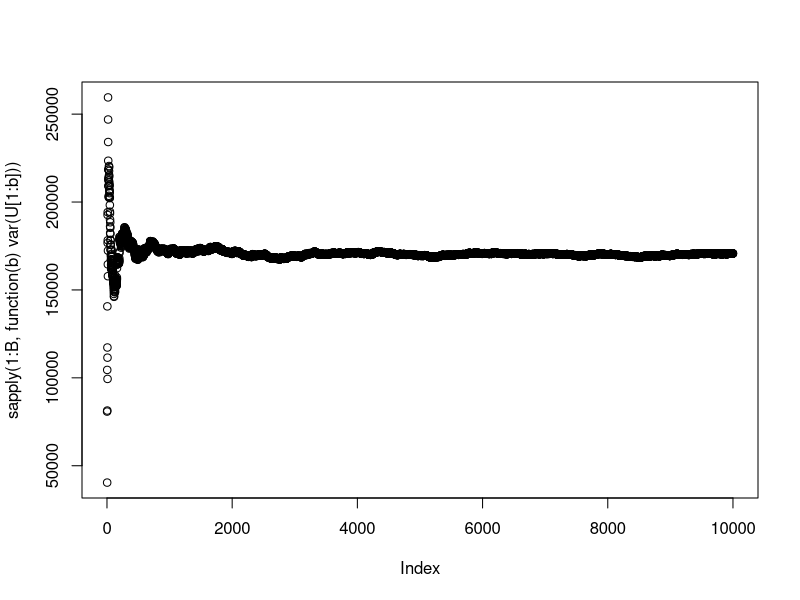
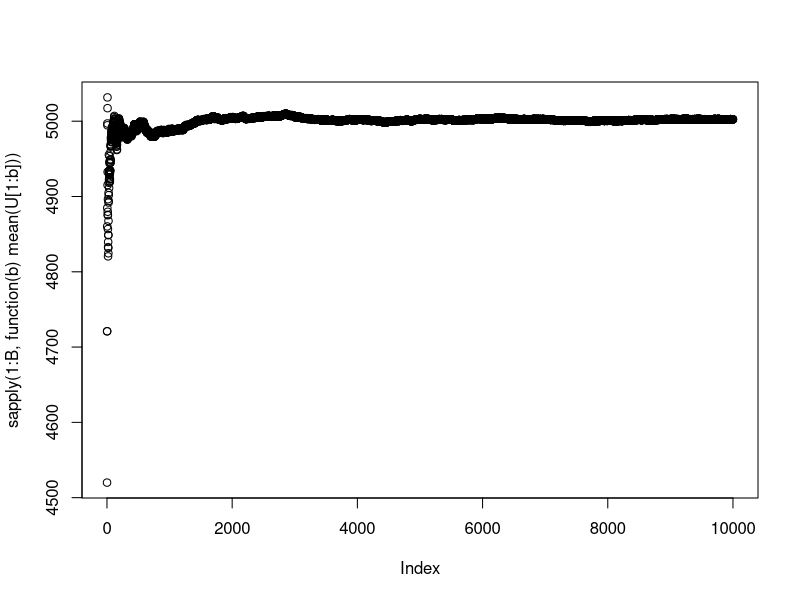
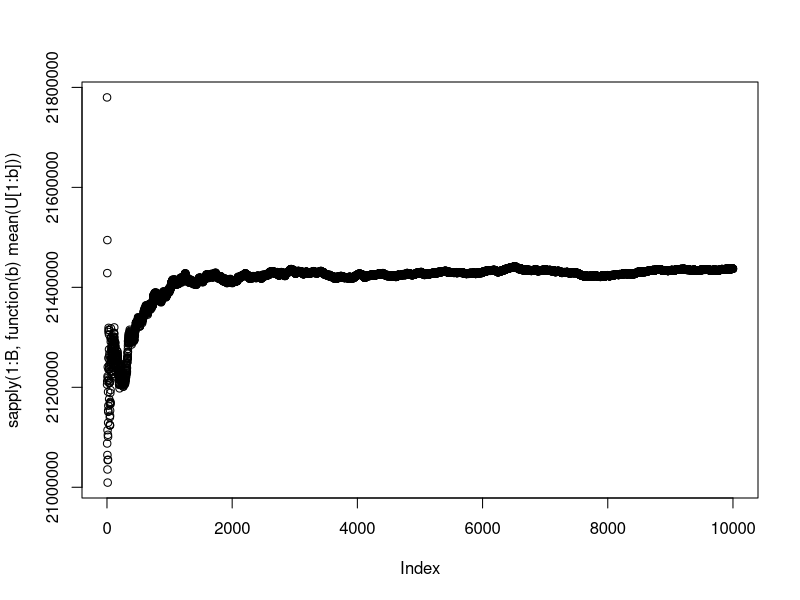

These charts were generated, in order, by the following R code: (Note: a time limit stopped this script after it produced the figures.)

# Comportamento asintotico Wilcoxon Mann-Whitney
m = 100
n = 100
B = 10^4

U = vector()

for(b in 1:B){

  X = runif(n=m, min=0, max=2)
  Y = runif(n=n, min=0, max=2)

  Uj = sapply(1:n, function(j) sum(X<Y[j]))
  U[b] = sum(Uj)

}

var(U)
plot(sapply(1:B, function(b) var(U[1:b])))
plot(sapply(1:B, function(b) mean(U[1:b])))
theta = m*n/2
varr = (m*n*(m+n))/12



# Comportamento asintotico statistica test per k=3
m = 400
n = 400
B = 10^4

U = vector()

for(b in 1:B){

  X = runif(n=m, min=0, max=2)
  Y = runif(n=n, min=0, max=2)

  Uj = sapply(1:n, function(j) sum(X<Y[j]))
  Uj2 = Uj^2
  U[b] = sum(Uj2+Uj)

}
mean(U)
# var(U)
# plot(sapply(1:B, function(b) var(U[1:b])))
plot(sapply(1:B, function(b) mean(U[1:b])))
(theta = n*(m*0.5+m^2/3))
# varr







# Verifico correttezza della riscrittura della funzione kernel
m = 100
n = 100
B = 30

Uv1 = vector()
Uv2 = vector()

for(b in 1:B){

  X = runif(n=m, min=0, max=2)
  Y = runif(n=n, min=0, max=2)

  Uj = sapply(1:n, function(j) sum(X<Y[j]))
  Uj2 = Uj^2
  Uv1[b] = sum(Uj2+Uj)

  cond = matrix(nrow=n, ncol=m)
  for(j in 1:n){
    for(i in 1:m){
      if(X[i]<Y[j]){
        for(h in 1:m){
          cond[j,i] = sum(X<Y[j])
        }
      }
      else{
        cond[j,i] = F
      }
    }
  }
  condd = apply(cond, MARGIN = 1, FUN = sum)
  Uv2[b] = sum(condd+Uj)

}

Uv2==Uv1




# Verifico correttezza valore atteso della funzione kernel h
ciclefun = function(indices, index, cond){
  res = sapply(indices, function(j) min(cond[j],cond[index]))
  return(res)
}




hfun = function(x, y){
  cond = x<y
  aus = vector()
  nr = length(x)

  condoublematrix = sapply(1:nr, function(i) ciclefun(indices=1:nr, index=i, cond=cond))

  h = sum(cond)+sum(apply(condoublematrix, MARGIN = 1, FUN=sum))
  #h1 = sum(cond)+sum(sapply(1:nr, function(i) sum(condoublematrix[i,])))

  return(h)
}



m = 10
n = 10
B = 10^7
set.seed(123)
kernelvalues = vector()
X1 = runif(n=1, min=0, max=2)

for(b in 1:B){

  X = c(X1, runif(n=(m-1), min=0, max=2))
  Y = runif(n=1, min=0, max=2)

  kernelvalues[b] = hfun(X, Y)

}
mean(kernelvalues)

(2*m^2+5*m+5)/6-2*punif(X1, min = 0, max = 2)-(m-1)*(punif(X1, min = 0, max = 2))^2






# Verifico esattezza della forma chiusa del valore atteso di 1{x1<Y, X<Y}, dove Y,X random e X1 fissato

B=10^6

X1 = runif(n=1, min=0, max=2)
res = vector()

for(b in 1:B){

  X = runif(n=1, min=0, max=2)
  Y = runif(n=1, min=0, max=2)

  res[b] = ifelse((X1<Y & X<Y), 1, 0)

}
mean(res)
0.5*(1-punif(X1, min = 0, max = 2))^2+(1-punif(X1, min = 0, max = 2))*punif(X1, min = 0, max = 2)




# Verifico esattezza della forma chiusa del valore atteso di 1{x1<Y, X2<Y}, dove Y,X1,X2 random
B=10^6

res = vector()

for(b in 1:B){

  X1 = runif(n=1, min=0, max=2)
  X2 = runif(n=1, min=0, max=2)
  Y = runif(n=1, min=0, max=2)

  res[b] = ifelse((X1<Y & X2<Y), 1, 0)

}
mean(res)
1/3



# Verifico esattezza della forma chiusa del valore atteso di 1{x<Y}, dove Y,X random
B=10^6

res = vector()

for(b in 1:B){

  X = runif(n=1, min=0, max=2)
  Y = runif(n=1, min=0, max=2)

  res[b] = ifelse(X<Y, 1, 0)

}
mean(res)
1/2




# Verifico esattezza della forma chiusa di P(x1<Xh<Xr)

B=10^6

res = vector()
x1 = runif(n=1, min=0, max=2)
for(b in 1:B){

  Xh = runif(n=1, min=0, max=2)
  Xr = runif(n=1, min=0, max=2)

  res[b] = ifelse(Xh<Xr & x1<Xh, 1, 0)

}
mean(res)
0.5*(1-punif(x1, min = 0, max = 2))^2





# Verifico esattezza della forma chiusa di P(Xh<x1<Xr)

B=10^6

res = vector()
x1 = runif(n=1, min=0, max=2)
for(b in 1:B){

  Xh = runif(n=1, min=0, max=2)
  Xr = runif(n=1, min=0, max=2)

  res[b] = ifelse(Xh<x1 & x1<Xr, 1, 0)

}
mean(res)
(1-punif(x1, min = 0, max = 2))*(punif(x1, min = 0, max = 2))






# Verifico esattezza della forma chiusa di P(x1>Xh>Xr)

B=10^6

res = vector()
x1 = runif(n=1, min=0, max=2)
for(b in 1:B){

  Xh = runif(n=1, min=0, max=2)
  Xr = runif(n=1, min=0, max=2)

  res[b] = ifelse(x1>Xh & Xh>Xr, 1, 0)

}
mean(res)
0.5*(punif(x1, min = 0, max = 2))^2






# Verifico esattezza della forma chiusa di P(x1<Xh<Xr<Y)

B=10^6

res = vector()
x1 = runif(n=1, min=0, max=2)
for(b in 1:B){

  Xh = runif(n=1, min=0, max=2)
  Xr = runif(n=1, min=0, max=2)
  Y = runif(n=1, min=0, max=2)

  res[b] = ifelse(x1<Xh & Xh<Xr & Xr<Y, 1, 0)

}
mean(res)
(1-punif(x1, min = 0, max = 2))^3/6





# Verifico esattezza della forma chiusa di P(Xh<x1<Xr<Y)

B=10^6

res = vector()
x1 = runif(n=1, min=0, max=2)
for(b in 1:B){

  Xh = runif(n=1, min=0, max=2)
  Xr = runif(n=1, min=0, max=2)
  Y = runif(n=1, min=0, max=2)

  res[b] = ifelse(Xh<x1 & x1<Xr & Xr<Y, 1, 0)

}
mean(res)
0.5*(1-punif(x1, min = 0, max = 2))^2*(punif(x1, min = 0, max = 2))





# Verifico esattezza della forma chiusa di P(Xh<Xr<x1<Y)

B=10^6

res = vector()
x1 = runif(n=1, min=0, max=2)
for(b in 1:B){

  Xh = runif(n=1, min=0, max=2)
  Xr = runif(n=1, min=0, max=2)
  Y = runif(n=1, min=0, max=2)

  res[b] = ifelse(Xh<Xr & Xr<x1 & x1<Y, 1, 0)

}
mean(res)
0.5*(1-punif(x1, min = 0, max = 2))*(punif(x1, min = 0, max = 2))^2









# Verifico esattezza della forma chiusa di P(x1<Y, Xh<Y, Xr<Y)

B=10^6

res = vector()
x1 = runif(n=1, min=0, max=2)
for(b in 1:B){

  Xh = runif(n=1, min=0, max=2)
  Xr = runif(n=1, min=0, max=2)
  Y = runif(n=1, min=0, max=2)

  res[b] = ifelse(Xr<Y & Xh<Y & x1<Y, 1, 0)

}
mean(res)
(1-punif(x1, min = 0, max = 2))^3/3+(1-punif(x1, min = 0, max = 2))^2*punif(x1, min = 0, max = 2)+(1-punif(x1, min = 0, max = 2))*(punif(x1, min = 0, max = 2))^2
(1-(punif(x1, min = 0, max = 2))^3)/3





# Verifico esattezza della forma chiusa di E[a1^2] dove
# a1= 1{x1<Y}+sum_{h=1}^m 1{Xi<Y, Xh<Y}

B=10^5
m=10

set.seed(123)
res = vector()
x1 = runif(n=1, min=0, max=2)
for(b in 1:B){

  Xh = runif(n=(m-1), min=0, max=2)
  #Xr = runif(n=1, min=0, max=2)
  Y = runif(n=1, min=0, max=2)

  cond1 = ifelse(x1<Y, 1, 0)
  cond2 = sum(sapply(1:(m-1), function(i) ifelse(Xh[i]<Y & x1<Y, 1, 0)))

  res[b] = sum(2*cond1+cond2)^2

}

mean(res)
m^2/3+4*m/3+7/3-4*punif(x1, min = 0, max = 2)-2*(m-1)*(punif(x1, min = 0, max = 2))^2-(m-1)^2/3*(punif(x1, min = 0, max = 2))^3




# Verifico esattezza della forma chiusa di E[ai^2], i>1 dove
# ai= 1{Xi<Y}+sum_{h=1}^m 1{Xi<Y, Xh<Y}

B=10^5
m=10

res = vector()
x1 = runif(n=1, min=0, max=2)
for(b in 1:B){

  Xh = runif(n=(m-2), min=0, max=2)
  Xi = runif(n=1, min=0, max=2)
  X = c(x1, Xi, Xh)
  Y = runif(n=1, min=0, max=2)

  cond2 = X<Y

  # ai
  cond1i = ifelse(Xi<Y, 1, 0)
  cond2i = sum(cond2)*cond1i
  ai = cond2i+cond1i

  res[b] = ai^2

}

mean(res)

3+(2/3+1/4+m/4)*(m-2)+5/2*(1-(punif(x1, min = 0, max = 2))^2)+2/3*(m-2)*(1-(punif(x1, min = 0, max = 2))^3)











# Verifico esattezza della forma chiusa di
# sum_{h=2}^m (sum_{r=2}^m 1{Xh<Y, Xi<Y, Xr<Y})

B=10^5
m=10

#set.seed(123)
res = vector()

for(b in 1:B){

  Xh = runif(n=(m-1), min=0, max=2)
  Xi = runif(n=1, min=0, max=2)
  X = c(Xi, Xh)
  Y = runif(n=1, min=0, max=2)

  cond1 = ifelse(Xi<Y, 1, 0)
  cond2aus = X<Y
  cond2 = sum(cond2aus%*%t(cond2aus))
  res[b] = cond2*cond1

}

mean(res)
(m-2)*(m/4+1/4)+1/2

























# Verifico esattezza della forma chiusa di P(Xr<Xh<Xi<x1<Y)

B=10^6

res = vector()
x1 = runif(n=1, min=0, max=2)
for(b in 1:B){

  Xh = runif(n=1, min=0, max=2)
  Xr = runif(n=1, min=0, max=2)
  Xi = runif(n=1, min=0, max=2)
  Y = runif(n=1, min=0, max=2)

  res[b] = ifelse(Xr<Xh & Xh<Xi & Xi<x1 & x1<Y, 1, 0)

}
mean(res)
(punif(x1, min = 0, max = 2))^3/6*(1-punif(x1, min = 0, max = 2))





# Verifico esattezza della forma chiusa di P(Xr<Xh<x1<Xi<Y)

B=10^6

res = vector()
x1 = runif(n=1, min=0, max=2)
for(b in 1:B){

  Xh = runif(n=1, min=0, max=2)
  Xr = runif(n=1, min=0, max=2)
  Xi = runif(n=1, min=0, max=2)
  Y = runif(n=1, min=0, max=2)

  res[b] = ifelse(Xr<Xh & Xh<x1 & x1<Xi & Xi<Y, 1, 0)

}
mean(res)
(punif(x1, min = 0, max = 2))^2/4*(1-punif(x1, min = 0, max = 2))^2





# Verifico esattezza della forma chiusa di P(Xr<x1<Xh<Xi<Y)

B=10^6

res = vector()
x1 = runif(n=1, min=0, max=2)
for(b in 1:B){

  Xh = runif(n=1, min=0, max=2)
  Xr = runif(n=1, min=0, max=2)
  Xi = runif(n=1, min=0, max=2)
  Y = runif(n=1, min=0, max=2)

  res[b] = ifelse(Xr<x1 & x1<Xh & Xh<Xi & Xi<Y, 1, 0)

}
mean(res)
(punif(x1, min = 0, max = 2))/6*(1-punif(x1, min = 0, max = 2))^3







# Verifico esattezza della forma chiusa di P(x1<Xr<Xh<Xi<Y)

B=10^5

res = vector()
x1 = runif(n=1, min=0, max=2)
for(b in 1:B){

  Xh = runif(n=1, min=0, max=2)
  Xr = runif(n=1, min=0, max=2)
  Xi = runif(n=1, min=0, max=2)
  Y = runif(n=1, min=0, max=2)

  res[b] = ifelse(x1<Xr & Xr<Xh & Xh<Xi & Xi<Y, 1, 0)

}
mean(res)
(1-punif(x1, min = 0, max = 2))^4/24







# Verifico esattezza della forma chiusa di P(x1<Y, Xi<Y, Xh<Y, Xr<Y)

B=10^5

res = vector()
x1 = runif(n=1, min=0, max=2)
for(b in 1:B){

  Xh = runif(n=1, min=0, max=2)
  Xr = runif(n=1, min=0, max=2)
  Xi = runif(n=1, min=0, max=2)
  Y = runif(n=1, min=0, max=2)

  res[b] = ifelse(x1<Y & Xr<Y & Xh<Y & Xi<Y, 1, 0)

}
mean(res)
(1-punif(x1, min = 0, max = 2)^4)/4






# Verifico esattezza della forma chiusa di E[ai*a1], i>1 dove
# ai= 1{Xi<Y}+sum_{h=1}^m 1{Xi<Y, Xh<Y}
# a1= 1{x1<Y}+sum_{h=1}^m 1{Xi<Y, Xh<Y}

B=10^5
m=10

#set.seed(123)
res = vector()
x1 = runif(n=1, min=0, max=2)
for(b in 1:B){

  Xh = runif(n=(m-2), min=0, max=2)
  Xi = runif(n=1, min=0, max=2)
  X = c(x1, Xi, Xh)
  Y = runif(n=1, min=0, max=2)

  cond2 = X<Y

  # a1
  cond11 = ifelse(x1<Y, 1, 0)
  cond21 = sum(cond2)*cond11
  a1 = cond21+cond11

  # ai
  cond1i = ifelse(Xi<Y, 1, 0)
  cond2i = sum(cond2)*cond1i
  ai = cond2i+cond1i

  res[b] = a1*ai

}

mean(res)
(m-2)*(m-3)/4*(1-(punif(x1, min = 0, max = 2))^4)+(6*m-7)/3*(1-(punif(x1, min = 0, max = 2))^3)+9/2*(1-(punif(x1, min = 0, max = 2))^2)





# Verifico esattezza della forma chiusa di
# sum_{h=2}^m (sum_{r=2}^m 1{x1<Y, Xh<Y, Xi<Y, Xr<Y})

B=10^5
m=10

#set.seed(123)
res = vector()
x1 = runif(n=1, min=0, max=2)

for(b in 1:B){

  Xh = runif(n=(m-2), min=0, max=2)
  Xi = runif(n=1, min=0, max=2)
  X = c(Xi, Xh)
  Y = runif(n=1, min=0, max=2)

  cond1 = ifelse(x1<Y & Xi<Y, 1, 0)
  cond2aus = sapply(1:(m-1), function(j) ifelse(X[j]<Y, 1, 0))
  cond2 = sum(cond2aus%*%t(cond2aus))
  res[b] = cond2*cond1

}

mean(res)
(m-2)*(m-3)/4*(1-(punif(x1, min = 0, max = 2))^4)+(m-2)*(1-(punif(x1, min = 0, max = 2))^3)+1/2*(1-(punif(x1, min = 0, max = 2))^2)
